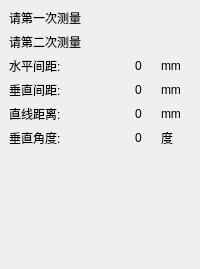
        <widget class="QWidget" name="pageZYCL">
         <property name="toolTip">
          <string>自由测量</string>
         </property>
         <layout class="QVBoxLayout" name="verticalLayout_32">
          <property name="leftMargin">
           <number>0</number>
          </property>
          <property name="topMargin">
           <number>0</number>
          </property>
          <property name="rightMargin">
           <number>0</number>
          </property>
          <property name="bottomMargin">
           <number>0</number>
          </property>
          <item>
           <widget class="QWidget" name="widget_12" native="true">
            <layout class="QVBoxLayout" name="verticalLayout_30">
             <item>
              <widget class="QLabel" name="widget_ZYCL_1">
               <property name="text">
                <string>请第一次测量</string>
               </property>
              </widget>
             </item>
             <item>
              <widget class="QLabel" name="widget_ZYCL_2">
               <property name="text">
                <string>请第二次测量</string>
               </property>
              </widget>
             </item>
             <item>
              <widget class="QWidget" name="widget_ZYCL_3" native="true">
               <layout class="QVBoxLayout" name="verticalLayout_31">
                <property name="leftMargin">
                 <number>0</number>
                </property>
                <property name="topMargin">
                 <number>0</number>
                </property>
                <property name="rightMargin">
                 <number>0</number>
                </property>
                <property name="bottomMargin">
                 <number>6</number>
                </property>
                <item>
                 <layout class="QHBoxLayout" name="horizontalLayout_51">
                  <item>
                   <widget class="QLabel" name="label_105">
                    <property name="minimumSize">
                     <size>
                      <width>120</width>
                      <height>0</height>
                     </size>
                    </property>
                    <property name="maximumSize">
                     <size>
                      <width>100</width>
                      <height>16777215</height>
                     </size>
                    </property>
                    <property name="text">
                     <string>水平间距:</string>
                    </property>
                   </widget>
                  </item>
                  <item>
                   <widget class="QLabel" name="lbl_ZYCL_SPJJ">
                    <property name="text">
                     <string>0</string>
                    </property>
                   </widget>
                  </item>
                  <item>
                   <widget class="QLabel" name="label_106">
                    <property name="minimumSize">
                     <size>
                      <width>30</width>
                      <height>0</height>
                     </size>
                    </property>
                    <property name="maximumSize">
                     <size>
                      <width>20</width>
                      <height>16777215</height>
                     </size>
                    </property>
                    <property name="text">
                     <string>mm</string>
                    </property>
                   </widget>
                  </item>
                 </layout>
                </item>
                <item>
                 <layout class="QHBoxLayout" name="horizontalLayout_57">
                  <item>
                   <widget class="QLabel" name="label_117">
                    <property name="minimumSize">
                     <size>
                      <width>120</width>
                      <height>0</height>
                     </size>
                    </property>
                    <property name="maximumSize">
                     <size>
                      <width>100</width>
                      <height>16777215</height>
                     </size>
                    </property>
                    <property name="text">
                     <string>垂直间距:</string>
                    </property>
                   </widget>
                  </item>
                  <item>
                   <widget class="QLabel" name="lbl_ZYCL_CZJJ">
                    <property name="text">
                     <string>0</string>
                    </property>
                   </widget>
                  </item>
                  <item>
                   <widget class="QLabel" name="label_118">
                    <property name="minimumSize">
                     <size>
                      <width>30</width>
                      <height>0</height>
                     </size>
                    </property>
                    <property name="maximumSize">
                     <size>
                      <width>20</width>
                      <height>16777215</height>
                     </size>
                    </property>
                    <property name="text">
                     <string>mm</string>
                    </property>
                   </widget>
                  </item>
                 </layout>
                </item>
                <item>
                 <layout class="QHBoxLayout" name="horizontalLayout_56">
                  <item>
                   <widget class="QLabel" name="label_115">
                    <property name="minimumSize">
                     <size>
                      <width>120</width>
                      <height>0</height>
                     </size>
                    </property>
                    <property name="maximumSize">
                     <size>
                      <width>100</width>
                      <height>16777215</height>
                     </size>
                    </property>
                    <property name="text">
                     <string>直线距离:</string>
                    </property>
                   </widget>
                  </item>
                  <item>
                   <widget class="QLabel" name="lbl_ZYCL_ZXJL">
                    <property name="text">
                     <string>0</string>
                    </property>
                   </widget>
                  </item>
                  <item>
                   <widget class="QLabel" name="label_116">
                    <property name="minimumSize">
                     <size>
                      <width>30</width>
                      <height>0</height>
                     </size>
                    </property>
                    <property name="maximumSize">
                     <size>
                      <width>20</width>
                      <height>16777215</height>
                     </size>
                    </property>
                    <property name="text">
                     <string>mm</string>
                    </property>
                   </widget>
                  </item>
                 </layout>
                </item>
                <item>
                 <layout class="QHBoxLayout" name="horizontalLayout_52">
                  <item>
                   <widget class="QLabel" name="label_107">
                    <property name="minimumSize">
                     <size>
                      <width>120</width>
                      <height>0</height>
                     </size>
                    </property>
                    <property name="maximumSize">
                     <size>
                      <width>100</width>
                      <height>16777215</height>
                     </size>
                    </property>
                    <property name="text">
                     <string>垂直角度:</string>
                    </property>
                   </widget>
                  </item>
                  <item>
                   <widget class="QLabel" name="lbl_ZYCL_CZJD">
                    <property name="text">
                     <string>0</string>
                    </property>
                   </widget>
                  </item>
                  <item>
                   <widget class="QLabel" name="label_108">
                    <property name="minimumSize">
                     <size>
                      <width>30</width>
                      <height>0</height>
                     </size>
                    </property>
                    <property name="maximumSize">
                     <size>
                      <width>20</width>
                      <height>16777215</height>
                     </size>
                    </property>
                    <property name="text">
                     <string>度</string>
                    </property>
                   </widget>
                  </item>
                 </layout>
                </item>
               </layout>
              </widget>
             </item>
             <item>
              <spacer name="verticalSpacer_11">
               <property name="orientation">
                <enum>Qt::Vertical</enum>
               </property>
               <property name="sizeHint" stdset="0">
                <size>
                 <width>20</width>
                 <height>107</height>
                </size>
               </property>
              </spacer>
             </item>
            </layout>
           </widget>
          </item>
         </layout>
        </widget>
